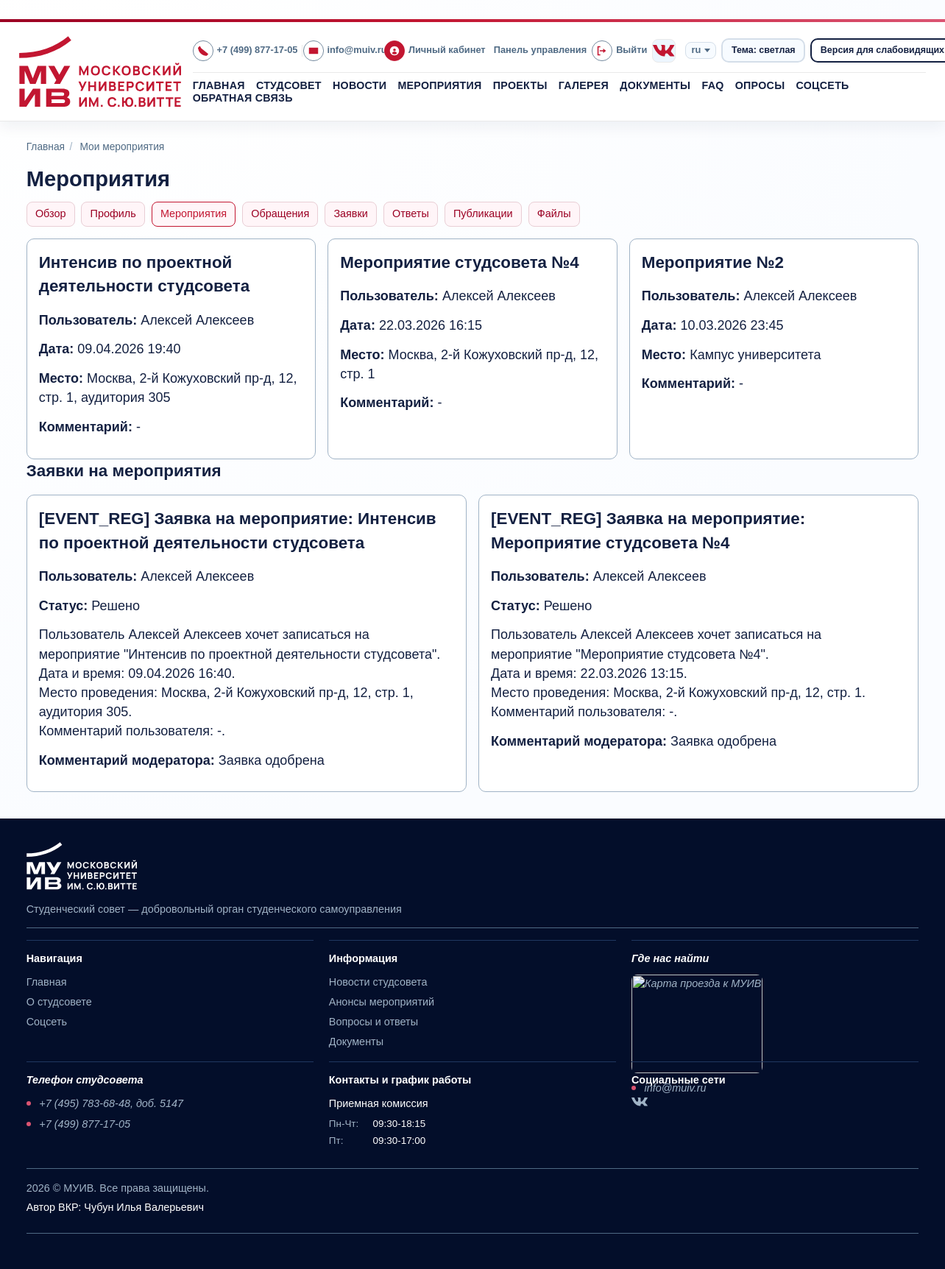
Screenshot of /cabinet/events/ (signed in) with the database file from the repository.
### core/models.py (models this page shows, shortened)
class TimestampedModel(models.Model):
    created_at = models.DateTimeField(auto_now_add=True)
    updated_at = models.DateTimeField(auto_now=True)
    class Meta:
        abstract = True

class EventRegistration(TimestampedModel):
    user = models.ForeignKey(settings.AUTH_USER_MODEL, on_delete=models.CASCADE)
    event = models.ForeignKey(Event, on_delete=models.CASCADE, related_name="registrations")
    comment = models.CharField(max_length=255, blank=True)
    reminder_sent_at = models.DateTimeField(blank=True, null=True)
    class Meta:
        unique_together = ("user", "event")
        ordering = ["-created_at"]

class Event(TimestampedModel):
    title = models.CharField(max_length=200)
    description = models.TextField()
    short_description = models.CharField(max_length=280)
    image = models.ImageField(upload_to="events/", blank=True, null=True)
    location = models.CharField(max_length=200)
    start_at = models.DateTimeField()
    end_at = models.DateTimeField(blank=True, null=True)
    registration_deadline = models.DateTimeField(blank=True, null=True)
    max_participants = models.PositiveIntegerField(blank=True, null=True)
    is_published = models.BooleanField(default=True)
    class Meta:
        ordering = ["start_at"]

class FeedbackMessage(TimestampedModel):
    STATUS_NEW = "new"
    STATUS_IN_PROGRESS = "in_progress"
    STATUS_RESOLVED = "resolved"
    STATUS_CHOICES = (
        (STATUS_NEW, "Новое"),
        (STATUS_IN_PROGRESS, "В работе"),
        (STATUS_RESOLVED, "Решено"),
    )
    name = models.CharField(max_length=150)
    email = models.EmailField()
    subject = models.CharField(max_length=200)
    message = models.TextField()
    attachment = models.FileField(upload_to="feedback_attachments/", blank=True, null=True)
    moderation_attachment = models.FileField(upload_to="feedback_moderation_attachments/", blank=True, null=True)
    status = models.CharField(max_length=20, choices=STATUS_CHOICES, default=STATUS_NEW)
    user = models.ForeignKey(
        settings.AUTH_USER_MODEL,
        on_delete=models.SET_NULL,
        related_name="feedback_messages",
        null=True,
        blank=True,
    )
    moderation_comment = models.TextField(blank=True)
    class Meta:
        ordering = ["-created_at"]

### core/views/cabinet_views.py (the view)
# urls.py: path("cabinet/events/", views.my_events, name="my_events"),
@login_required
def my_events(request):
    is_staff_panel = has_any_role(request.user, UserProfile.ROLE_ADMIN, UserProfile.ROLE_MANAGER)
    if is_staff_panel:
        items = EventRegistration.objects.select_related("event", "user")
        event_requests = FeedbackMessage.objects.select_related("user").filter(
            subject__startswith=EVENT_REGISTRATION_SUBJECT_PREFIX
        )
    else:
        items = EventRegistration.objects.filter(user=request.user).select_related("event")
        event_requests = FeedbackMessage.objects.none()
    return render(
        request,
        "core/my_events.html",
        {"items": items, "event_requests": event_requests, "is_staff_panel": is_staff_panel},
    )

### core/context_processors.py (called while the page is built)
def _resolve_menu(items):
    resolved = []
    for view_name, label in items:
        try:
            url = reverse(view_name)
        except NoReverseMatch:
            continue
        resolved.append({"view_name": view_name, "label": label, "url": url})
    return resolved

### core/permissions.py (called while the page is built)
def get_user_role(user):
    if not user.is_authenticated:
        return None
    profile = getattr(user, "profile", None)
    if profile:
        return profile.role
    return UserProfile.ROLE_STUDENT

def has_any_role(user, *allowed_roles):
    if not user.is_authenticated:
        return False
    if user.is_superuser:
        return True
    return get_user_role(user) in allowed_roles

### templates/core/my_events.html (shortened to what this page needs)
{% extends "base.html" %}
{% block content %}
<h1>{% if is_staff_panel %}Мероприятия{% else %}Мои заявки на мероприятия{% endif %}</h1>
<nav class="page-nav">
    {% for item in cabinet_menu %}
        <a href="{{ item.url }}" class="{% if request.resolver_match.view_name == item.view_name %}is-active{% endif %}">
            {{ item.label }}
        </a>
    {% endfor %}
</nav>
<div class="card-grid">
    {% for item in items %}
        <article class="card">
            <h2>{{ item.event.title }}</h2>
            {% if is_staff_panel and item.user %}
                <p><strong>Пользователь:</strong> {{ item.user.get_full_name|default:item.user.username }}</p>
            {% endif %}
            <p><strong>Дата:</strong> {{ item.event.start_at|date:"d.m.Y H:i" }}</p>
            <p><strong>Место:</strong> {{ item.event.location }}</p>
            <p><strong>Комментарий:</strong> {{ item.comment|default:"-" }}</p>
        </article>
    {% empty %}
        <article class="card">
            <h2>Заявок пока нет</h2>
            <p>Перейдите в раздел мероприятий и зарегистрируйтесь на интересующие события студсовета.</p>
            <p><a href="{% url 'core:events_list' %}">К мероприятиям</a></p>
        </article>
    {% endfor %}
</div>
{% if is_staff_panel %}
    <h2>Заявки на мероприятия</h2>
    <div class="card-grid">
        {% for item in event_requests %}
            <article class="card">
                <h2>{{ item.subject }}</h2>
                {% if item.user %}
                    <p><strong>Пользователь:</strong> {{ item.user.get_full_name|default:item.user.username }}</p>
                {% endif %}
                <p><strong>Статус:</strong> {{ item.get_status_display }}</p>
                <div>{{ item.message|linebreaks }}</div>
                {% if item.moderation_comment %}
                    <p><strong>Комментарий модератора:</strong> {{ item.moderation_comment }}</p>
                {% endif %}
            </article>
        {% empty %}
            <article class="card">
                <h2>Заявок на мероприятия пока нет</h2>
                <p>Зарегистрируйтесь на мероприятие, чтобы заявка появилась в этом разделе.</p>
                <p><a href="{% url 'core:events_list' %}">К мероприятиям</a></p>
            </article>
        {% endfor %}
    </div>
{% endif %}
{% endblock %}

### static/css/styles.css (style rules this page uses)
:root { --muiv-dark: #132041; --muiv-slate: #4f6a84; --muiv-muted: #a0b3c6; --muiv-accent: #db5472; --muiv-accent-dark: #c21631; --muiv-accent-deep: #9b0123; --muiv-footer: #030e2a; --muiv-bg: #fafcff; --muiv-bg-soft: #edf6ff; --muiv-border: #e9e9e9; --muiv-card-border: #a0b3c6; --muiv-white: #fff; }
* { box-sizing: border-box; }
html, body { height: 100%; }
html { scroll-behavior: smooth; -webkit-text-size-adjust: 100%; text-size-adjust: 100%; }
body { margin: 0; display: flex; flex-direction: column; min-height: 100vh; font-family: "Proxima Nova", Arial, sans-serif; font-size: 18px; font-weight: 400; line-height: 1.45; color: var(--muiv-dark); background: radial-gradient(circle at 10% 0%, #ffffff 0%, var(--muiv-bg) 55%); }
a { text-decoration: none; }
h1, h2, h3, h4, h5, h6 { color: var(--muiv-dark); }
h1 { font-size: 1.82rem; font-weight: 700; margin-top: 0; margin-bottom: 0.75rem; line-height: 1.22; }
h2 { margin-top: 0; margin-bottom: 1rem; font-size: 1.4rem; font-weight: 600; }
p { margin-top: 0; margin-bottom: 0.85rem; }
.main a { color: var(--muiv-dark); border-bottom: 1px solid var(--muiv-dark); }
.card-grid, .info-grid, .stats-grid, .timeline-grid, .partner-grid { display: grid; gap: 1rem; }
.card-grid { grid-template-columns: repeat(auto-fit, minmax(250px, 1fr)); }
.card, .detail, .faq-item, .form, .info-card, .timeline, .cta-band, .section-panel, .stat-card, .post-card, .comment-card { border: 1px solid var(--muiv-card-border); border-radius: 10px; background: var(--muiv-white); padding: 1rem; }
.card, .detail, .faq-item, .post-card, .comment-card { transition: border-color 0.25s ease, box-shadow 0.25s ease; }
.page-nav { margin: 0 0 1rem; display: flex; gap: 0.55rem; flex-wrap: wrap; }
.page-nav a { border: 1px solid #e9ced5; border-radius: 8px; background: #fff5f8; color: var(--muiv-accent-deep); padding: 0.35rem 0.7rem; font-size: 0.9rem; }
.page-nav a.is-active, .page-nav a:hover { border-color: var(--muiv-accent-dark); color: var(--muiv-accent-dark); }
.card, .detail, .faq-item, .post-card, .comment-card, .section-panel, .stat-card { overflow-wrap: anywhere; word-break: break-word; }

### rows the page displays
EventRegistration: event "Интенсив по проектной деятельности студсовета", user.get_full_name "Алексей Алексеев", event.start_at "09.04.2026 19:40", event.location "Москва, 2-й Кожуховский пр-д, 12, стр. 1, аудитория 305", comment "-"
EventRegistration: event "Мероприятие студсовета №4", user.get_full_name "Алексей Алексеев", event.start_at "22.03.2026 16:15", event.location "Москва, 2-й Кожуховский пр-д, 12, стр. 1", comment "-"
EventRegistration: event "Мероприятие №2", user.get_full_name "Алексей Алексеев", event.start_at "10.03.2026 23:45", event.location "Кампус университета", comment "-"
FeedbackMessage: subject "[EVENT_REG] Заявка на мероприятие: Интенсив по проектной деятельности студсовета", user.get_full_name "Алексей Алексеев", status "Решено", message "Пользователь Алексей Алексеев хочет записаться на мероприятие \"Интенсив по проектной деятельности студсовета\". Дата и время: 09.04.2026 16:40. Место проведения: Москва, 2-й Кожуховский пр-д, 12, стр. 1, аудитория 305. Комментарий пользователя: -.", moderation_comment "Заявка одобрена"
FeedbackMessage: subject "[EVENT_REG] Заявка на мероприятие: Мероприятие студсовета №4", user.get_full_name "Алексей Алексеев", status "Решено", message "Пользователь Алексей Алексеев хочет записаться на мероприятие \"Мероприятие студсовета №4\". Дата и время: 22.03.2026 13:15. Место проведения: Москва, 2-й Кожуховский пр-д, 12, стр. 1. Комментарий пользователя: -.", moderation_comment "Заявка одобрена"

### other values shown
{{ item.label }} "ГЛАВНАЯ" "СТУДСОВЕТ" "НОВОСТИ" "МЕРОПРИЯТИЯ" "ПРОЕКТЫ" "ГАЛЕРЕЯ" "ДОКУМЕНТЫ" "FAQ" "ОПРОСЫ" "СОЦСЕТЬ" "ОБРАТНАЯ СВЯЗЬ"
{{ crumb.title }} "Главная"
{{ crumb.title }} "Мои мероприятия"
{{ item.label }} "Обзор" "Профиль" "Мероприятия" "Обращения" "Заявки" "Ответы" "Публикации" "Файлы"
{{ author_full_name }} "Чубун Илья Валерьевич"
